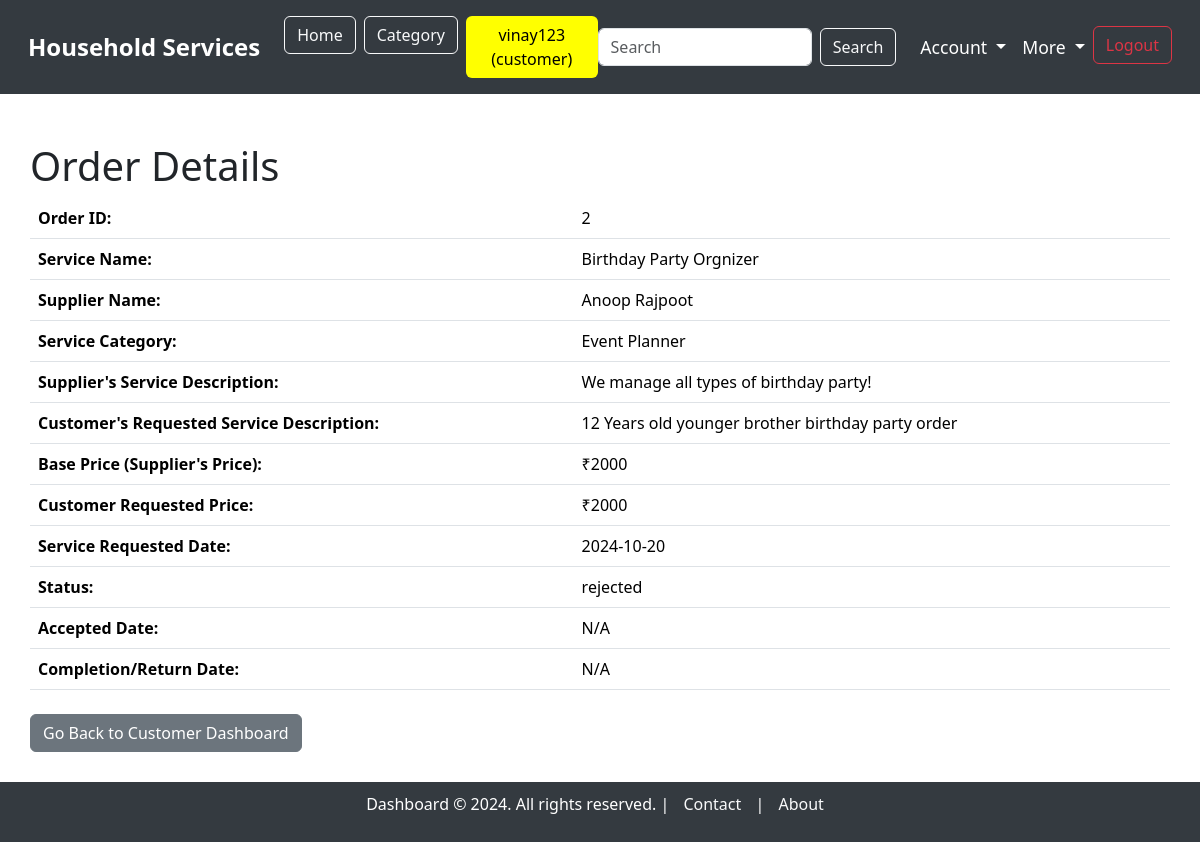
Page /order_details/2 (signed in) on the committed database.
### model.py (models this page shows, shortened)
class ServiceRequest(db.Model):
    __tablename__ = "service_requests"
    service_request_id = db.Column(db.Integer, autoincrement=True, primary_key=True)
    service_id = db.Column(db.Integer, db.ForeignKey('service.service_id', ondelete='CASCADE'), nullable=False)
    user_id = db.Column(db.Integer, db.ForeignKey('users.user_id'), nullable=False)
    supplier_id = db.Column(db.Integer, db.ForeignKey('users.user_id'), nullable=True)  # Link to supplier (optional)
    service_description = db.Column(db.String, nullable=False)
    experience_years = db.Column(db.Integer, nullable=True)
    created_at = db.Column(db.DateTime, default=datetime.utcnow)
    updated_at = db.Column(db.DateTime, default=datetime.utcnow, onupdate=datetime.utcnow)
    date_requested = db.Column(db.DateTime, default=datetime.utcnow, nullable=True)
    date_issued = db.Column(db.DateTime, nullable=True)  #accepted date
    date_completed = db.Column(db.DateTime, nullable=True)
    date_returned = db.Column(db.DateTime, nullable=True)
    status = db.Column(db.String, default='pending')  # 'pending', 'accepted', 'rejected', 'completed', 'returned', 'cancelled'
    price = db.Column(db.Integer, nullable=False)  # Price associated with the service
    customer = db.relationship('User', foreign_keys=[user_id], backref='customer_requests')
    supplier = db.relationship('User', foreign_keys=[supplier_id], backref='supplier_requests')
    service = db.relationship('Service', backref='requests')

class Service(db.Model):
    __tablename__ = "service"
    service_id = db.Column(db.Integer, autoincrement=True, primary_key=True)
    category_id = db.Column(db.Integer, db.ForeignKey('category.category_id'), nullable=False)  # Link to Category model
    supplier_id = db.Column(db.Integer, db.ForeignKey('users.user_id', ondelete='CASCADE'), nullable=False)  # Link to the supplier with cascade delete
    service_name = db.Column(db.String, unique=True, nullable=False)
    service_description = db.Column(db.String, nullable=False)
    created_at = db.Column(db.DateTime, default=datetime.utcnow)
    updated_at = db.Column(db.DateTime, default=datetime.utcnow, onupdate=datetime.utcnow)
    price = db.Column(db.Integer)
    image = db.Column(db.String)  # Path to the uploaded image
    supplier = db.relationship('User', backref='services')  # Relationship to supplier (User)
    category = db.relationship('Category', backref='services')  # Relationship to Category

class User(db.Model):
    __tablename__ = "users"
    user_id = db.Column(db.Integer, autoincrement=True, primary_key=True)
    full_name = db.Column(db.String, nullable=False)
    username = db.Column(db.String, unique=True, nullable=False)
    email = db.Column(db.String, unique=True, nullable=False)
    password = db.Column(db.String, nullable=False)
    address = db.Column(db.String, nullable=False)
    pincode = db.Column(db.String, nullable=False)
    role = db.Column(db.String, nullable=False)  # 'customer' or 'supplier'
    service_name = db.Column(db.String, nullable=True)  # Nullable for customers
    experience_years = db.Column(db.Integer, nullable=True)  # Nullable for customers
    document = db.Column(db.String, nullable=True)  # Nullable for customers
    is_verified = db.Column(db.Boolean, default=False)  # For supplier verification
    is_blocked = db.Column(db.Boolean, default=False)  # For blocking/unblocking users

class Category(db.Model):
    __tablename__ = "category"
    category_id = db.Column(db.Integer, autoincrement=True, primary_key=True)
    category_name = db.Column(db.String, unique=True, nullable=False)
    category_description = db.Column(db.String, nullable=False)
    picture = db.Column(db.String)  # Path to the uploaded picture

### main.py (the view)
@app.route('/order_details/<int:service_request_id>')
@login_required("admin, supplier, customer")
def order_details(service_request_id):
    service_request = ServiceRequest.query.get_or_404(service_request_id)
    return render_template('service_requests/order_details.html', service_request=service_request)

### main.py (called while the page is built)
def login_required(roles):
    def wrapper(original):
        @wraps(original)
        def inner(*args, **kwargs):
            role_list = roles.split(', ')
            if session.get("username") and session.get("role") in role_list:
                return original(*args, **kwargs)
            else:
                flash(f"You need to login as one of the following roles: {', '.join(role_list)}", "warning")
                return redirect(url_for("login"))
        return inner
    return wrapper

### templates/service_requests/order_details.html (shortened to what this page needs)
{% extends 'base_dashboard.html' %}
{% block content %}
<div class="container mt-5">
    <h1>Order Details</h1>
    <table class="table">
        <tbody>
            <tr>
                <th>Order ID:</th>
                <td>{{ service_request.service_request_id }}</td>
            </tr>
            <tr>
                <th>Service Name:</th>
                <td>{{ service_request.service.service_name }}</td>
            </tr>
            <tr>
                <th>Supplier Name:</th>
                <td>{{ service_request.service.supplier.full_name }}</td>
            </tr>
            <tr>
                <th>Service Category:</th>
                <td>{{ service_request.service.category.category_name }}</td>
            </tr>
            <tr>
                <th>Supplier's Service Description:</th>
                <td>{{ service_request.service.service_description }}</td>
            </tr>
            <tr>
                <th>Customer's Requested Service Description:</th>
                <td>{{ service_request.service_description }}</td>
            </tr>
            <tr>
                <th>Base Price (Supplier's Price):</th>
                <td>₹{{ service_request.service.price }}</td>
            </tr>
            <tr>
                <th>Customer Requested Price:</th>
                <td>₹{{ service_request.price }}</td>
            </tr>
            <tr>
                <th>Service Requested Date:</th>
                <td>{{ service_request.date_requested.strftime('%Y-%m-%d') }}</td>
            </tr>
            <tr>
                <th>Status:</th>
                <td>{{ service_request.status }}</td>
            </tr>
            <tr>
                <th>Accepted Date:</th>
                <td>{{ service_request.date_issued.strftime('%Y-%m-%d') if service_request.date_issued else 'N/A' }}</td>
            </tr>
            <tr>
                <th>Completion/Return Date:</th>
                <td>
                    {% if service_request.status == 'completed' %}
                        {{ service_request.date_completed.strftime('%Y-%m-%d') if service_request.date_completed else 'N/A' }}
                    {% elif service_request.status == 'returned' %}
                        {{ service_request.date_returned.strftime('%Y-%m-%d') if service_request.date_returned else 'N/A' }}
                    {% else %}
                        N/A
                    {% endif %}
                </td>
            </tr>
        </tbody>
    </table>
    <div class="mt-4">
        {% if session.get('role') == 'supplier' %}
            <a href="{{ url_for('supplier_dashboard') }}" class="btn btn-secondary">Go Back to Supplier Dashboard</a>
        {% elif session.get('role') == 'customer' %}
            <a href="{{ url_for('customer_dashboard') }}" class="btn btn-secondary">Go Back to Customer Dashboard</a>
        {% elif session.get('role') == 'admin' %}
            <a href="{{ url_for('admin_dashboard') }}" class="btn btn-secondary">Go Back to Admin Dashboard</a>
        {% endif %}
    </div>
    <br>
</div>
{% endblock %}

### templates/base_dashboard.html (style rules this page uses)
body { overflow-x: hidden; }
.container { max-width: 100%; padding: 0 15px; }

### rows in the picture
ServiceRequest: service_request_id "2", service_description "12 Years old younger brother birthday party order", price "2000", date_requested "2024-10-20", status "rejected", date_issued "N/A"
Service: service.service_name "Birthday Party Orgnizer", service.service_description "We manage all types of birthday party!", service.price "2000"
User: service.supplier.full_name "Anoop Rajpoot"
Category: service.category.category_name "Event Planner"

### other values in the picture
{{ session.get('username') }} "vinay123"
{{ session.get('role') }} "customer"
